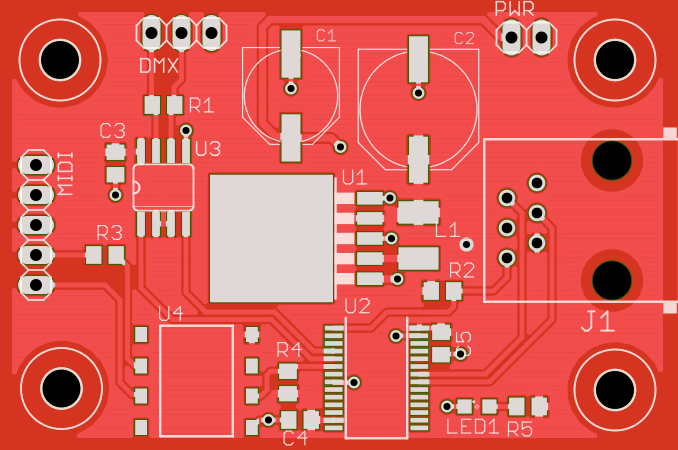

Python code for this plot:
import os
from gerber import load_layer
from gerber.render import RenderSettings, theme
from gerber.render.cairo_backend import GerberCairoContext

#GERBER_MAIN = os.path.abspath(os.path.join(os.path.dirname(__file__), 'gerbers'))

## Load All Layers
#Top View Layers
copper = load_layer('./copper.GTL')
soldermask = load_layer('./soldermask.GTS')
legend = load_layer('./silkscreen.GTO')
drill = load_layer('./ncdrill.DRD')

#Bottom View Layers
copper_btm = load_layer('./bottom_copper.GBL')
soldermask_btm = load_layer('./bottom_mask.GBS')

## Color Settings
mask_settings = RenderSettings(color=theme.COLORS['red soldermask'], alpha=0.8, invert=True)
legend_settings = RenderSettings(color=theme.COLORS['white'], alpha=0.8)

## Rendering 
#Top View
cont = GerberCairoContext()
cont.render_layer(copper)
cont.render_layer(soldermask, settings=mask_settings)
cont.render_layer(legend, settings=legend_settings)
cont.render_layer(drill)

cont.dump('./redpcb.png')

#Clear cont
cont.clear()

#Bottom View
cont.render_layer(copper_btm)
cont.render_layer(soldermask_btm)

cont.dump('./redpcb_bottom.png')
